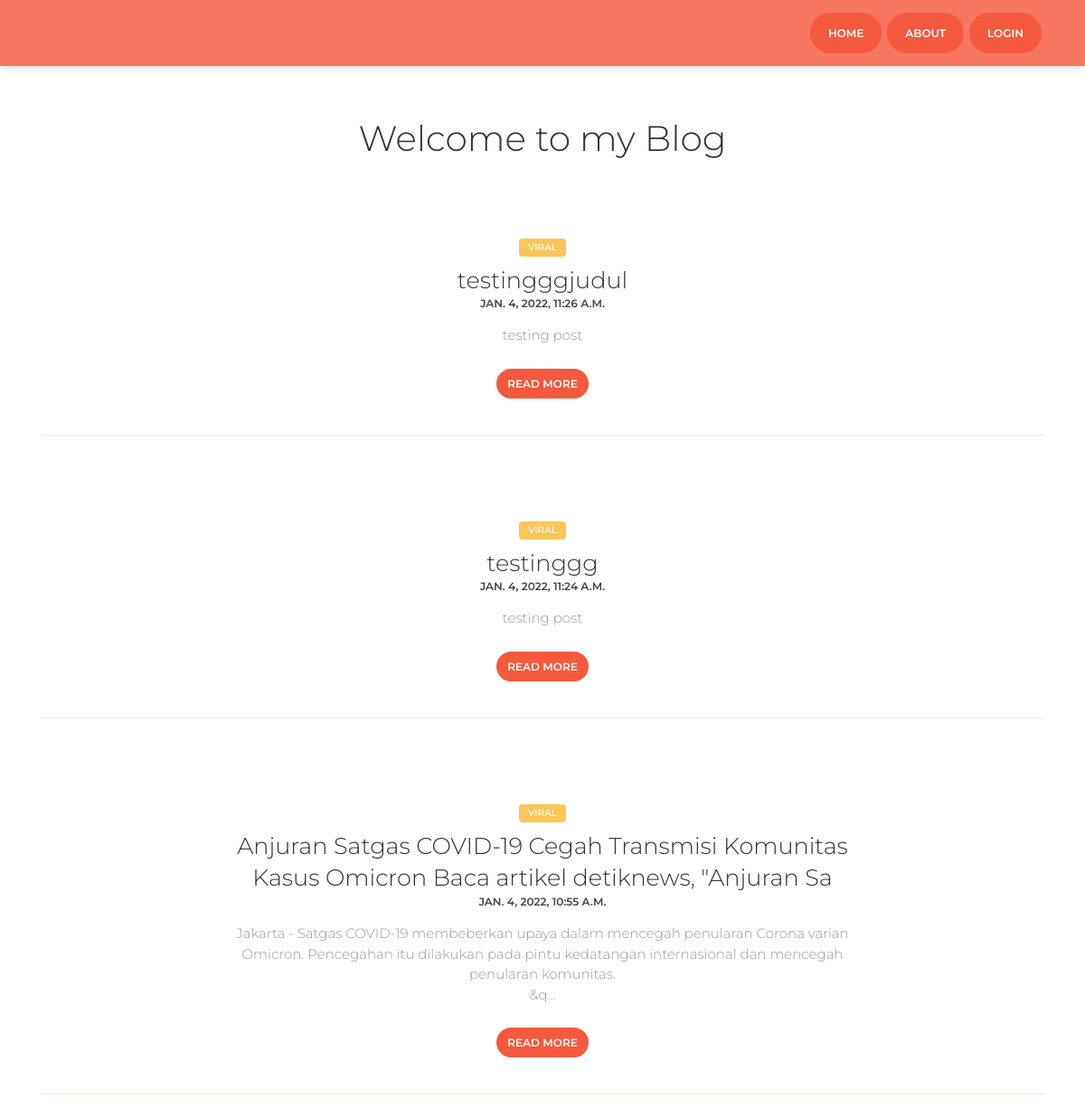
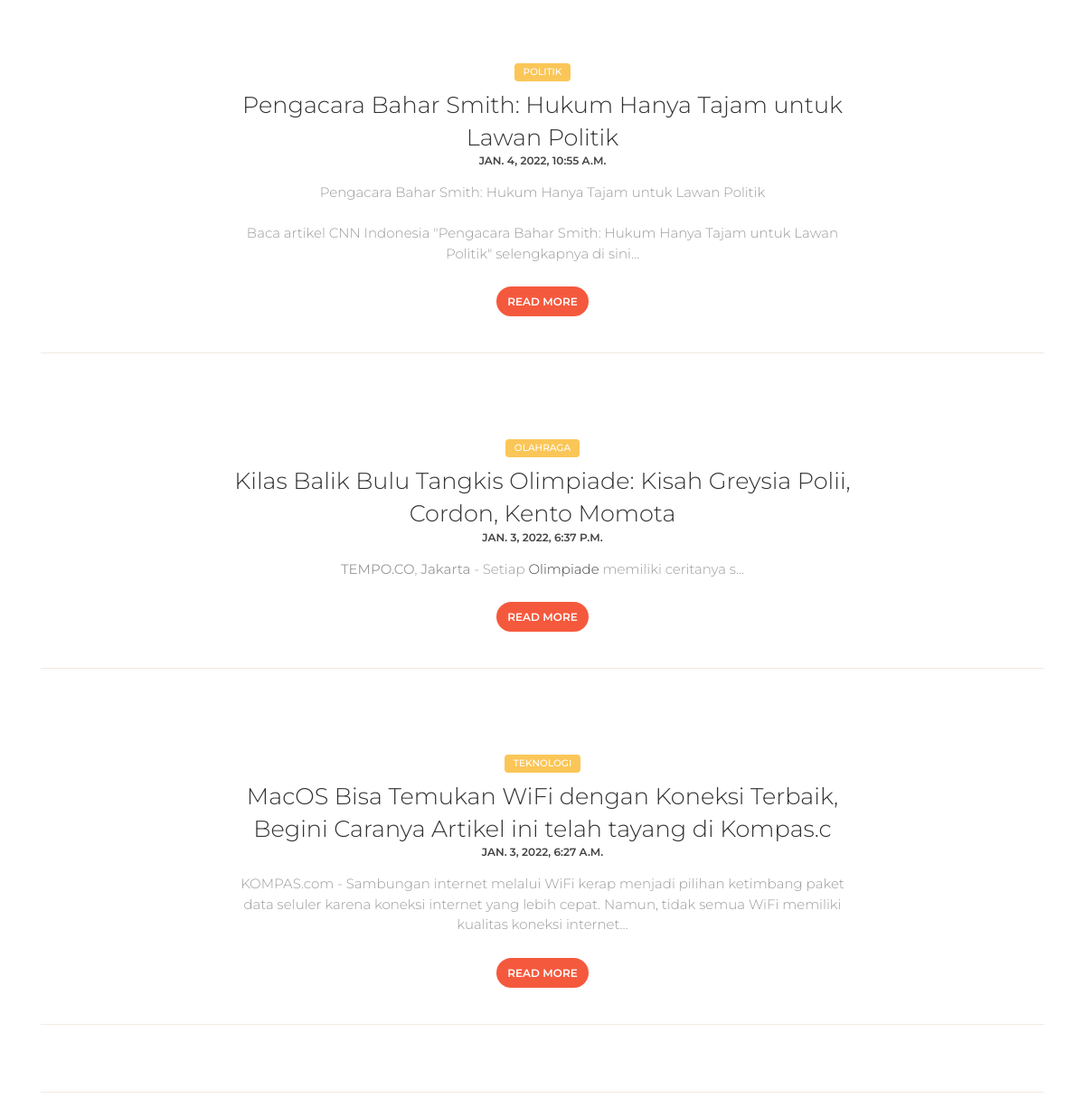
The page / on the database its author committed (2 pictures, top to bottom).
### blog/models.py (models this page shows, shortened)
class Artikel(models.Model):
    nama = models.ForeignKey(User, on_delete=models.CASCADE, blank=True, null=True)
    judul = models.CharField(max_length=100)
    body = RichTextUploadingField(blank=True, null=True,
                                      config_name='special',
                                      external_plugin_resources=[(
                                          'youtube',
                                          '/static/ckeditor_plugins/youtube/youtube/',
                                          'plugin.js',
                                      )]
    )
    kategory = models.ForeignKey(Kategori, on_delete=models.CASCADE)
    date = models.DateTimeField(auto_now_add=True)
    class Meta:
        ordering =['-date']
        verbose_name_plural = "Artikel"

class Kategori(models.Model):
    nama = models.CharField(max_length=20)
    def __str__(self):
        return self.nama
    class Meta:
        verbose_name_plural = "Kategori"

### myproject/views.py (the view)
# urls.py: path('', index, name='index'),
def index(request):
    template_name = 'front/index.html'
    artikel = Artikel.objects.all()
    context = {
        'title':'halaman awal',
        'artikel':artikel,
    }
    return render(request, template_name, context)

### templates/front/index.html (shortened to what this page needs)
{% extends 'front/base.html' %} {% load static %} {% block content %}
<div class="wrapper">
    <div class="main">
        <div class="section section-white">
            <div class="container">
                <div class="row">
                    <div class="col-md-6 ml-auto mr-auto text-center title">
                        <h2>Welcome to my Blog</h2>
                    </div>
                </div>
                {% for a in artikel %}
                <div class="article">
                    <div class="col-md-8 ml-auto mr-auto">
                        <div class="card card-blog card-plain text-center">
                            <div class="card-body">
                                <div class="card-category">
                                    <span class="badge badge-warning main-tag">{{a.kategory}}</span>
                                </div>
                                <a href="javascrip: void(0);">
                                    <h3 class="card-title">{{a.judul}}</h3>
                                    <h6 class="title-uppercase">{{a.date}}</h6>
                                </a>
                                <div class="card-description">
                                    <p>{{a.body|safe|truncatechars:200}}</p>
                                </div>
                            </div>
                            <a class="btn btn-danger btn-round btn-sm" href="{% url 'detail_artikel' a.id %}">Read more</a>
                        </div>
                    </div>
                </div>
                <hr><br /><br /> {% endfor %}
                <hr />
            </div>
        </div>
    </div>
</div>
{% endblock content %}

### static/front/demo/demo.css (style rules this page uses)
.main { background-color: #fff; }

### rows shown on the page
Artikel: kategory "VIRAL", judul "testingggjudul", date "JAN. 4, 2022, 11:26 A.M.", body "testing post"
Artikel: kategory "VIRAL", judul "testinggg", date "JAN. 4, 2022, 11:24 A.M.", body "testing post"
Artikel: kategory "VIRAL", judul "Anjuran Satgas COVID-19 Cegah Transmisi Komunitas Kasus Omicron Baca artikel detiknews, \"Anjuran Sa", date "JAN. 4, 2022, 10:55 A.M.", body "Jakarta - Satgas COVID-19 membeberkan upaya dalam mencegah penularan Corona varian Omicron. Pencegahan itu dilakukan pada pintu kedatangan internasional dan mencegah penularan komunitas. &q…"
Artikel: kategory "POLITIK", judul "Pengacara Bahar Smith: Hukum Hanya Tajam untuk Lawan Politik", date "JAN. 4, 2022, 10:55 A.M.", body "Pengacara Bahar Smith: Hukum Hanya Tajam untuk Lawan Politik Baca artikel CNN Indonesia \"Pengacara Bahar Smith: Hukum Hanya Tajam untuk Lawan Politik\" selengkapnya di sini…"
Artikel: kategory "OLAHRAGA", judul "Kilas Balik Bulu Tangkis Olimpiade: Kisah Greysia Polii, Cordon, Kento Momota", date "JAN. 3, 2022, 6:37 P.M.", body "TEMPO.CO , Jakarta - Setiap Olimpiade memiliki ceritanya s…"
Artikel: kategory "TEKNOLOGI", judul "MacOS Bisa Temukan WiFi dengan Koneksi Terbaik, Begini Caranya Artikel ini telah tayang di Kompas.c", date "JAN. 3, 2022, 6:27 A.M.", body "KOMPAS.com - Sambungan internet melalui WiFi kerap menjadi pilihan ketimbang paket data seluler karena koneksi internet yang lebih cepat. Namun, tidak semua WiFi memiliki kualitas koneksi internet…"
